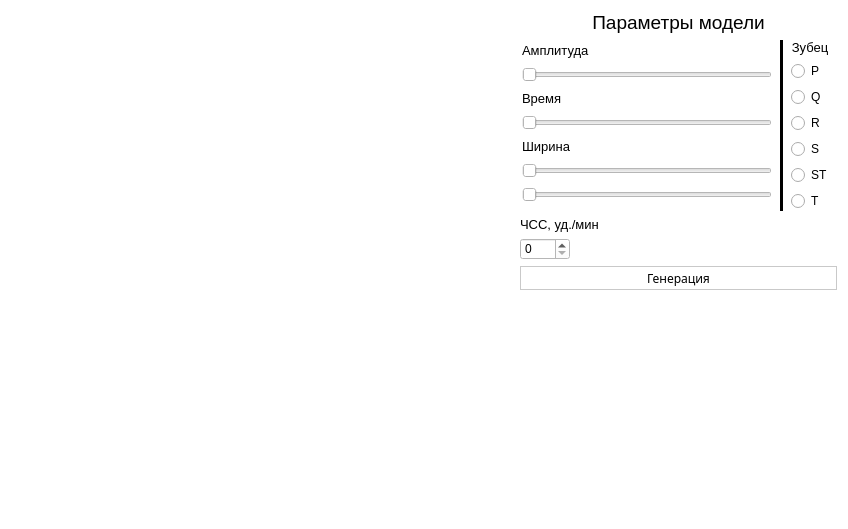
<?xml version="1.0" encoding="UTF-8"?>
<ui version="4.0">
 <class>MainWindow</class>
 <widget class="QMainWindow" name="MainWindow">
  <property name="geometry">
   <rect>
    <x>0</x>
    <y>0</y>
    <width>848</width>
    <height>529</height>
   </rect>
  </property>
  <property name="windowTitle">
   <string>ECG</string>
  </property>
  <widget class="QWidget" name="centralWidget">
   <property name="styleSheet">
    <string notr="true">background-color:white;</string>
   </property>
   <layout class="QHBoxLayout" name="horizontalLayout">
    <item>
     <widget class="QCustomPlot" name="Graph" native="true">
      <property name="minimumSize">
       <size>
        <width>500</width>
        <height>300</height>
       </size>
      </property>
     </widget>
    </item>
    <item>
     <layout class="QVBoxLayout" name="verticalLayout">
      <item>
       <widget class="QLabel" name="label">
        <property name="sizePolicy">
         <sizepolicy hsizetype="Preferred" vsizetype="Fixed">
          <horstretch>0</horstretch>
          <verstretch>0</verstretch>
         </sizepolicy>
        </property>
        <property name="font">
         <font>
          <pointsize>14</pointsize>
         </font>
        </property>
        <property name="text">
         <string>        Параметры модели        </string>
        </property>
        <property name="alignment">
         <set>Qt::AlignHCenter|Qt::AlignTop</set>
        </property>
       </widget>
      </item>
      <item>
       <layout class="QGridLayout" name="gridLayout">
        <item row="0" column="2">
         <layout class="QVBoxLayout" name="verticalLayout_7">
          <item>
           <widget class="QLabel" name="label_3">
            <property name="sizePolicy">
             <sizepolicy hsizetype="Fixed" vsizetype="Fixed">
              <horstretch>0</horstretch>
              <verstretch>0</verstretch>
             </sizepolicy>
            </property>
            <property name="font">
             <font>
              <pointsize>10</pointsize>
             </font>
            </property>
            <property name="text">
             <string>Зубец</string>
            </property>
            <property name="alignment">
             <set>Qt::AlignCenter</set>
            </property>
           </widget>
          </item>
          <item>
           <widget class="QRadioButton" name="Prb">
            <property name="sizePolicy">
             <sizepolicy hsizetype="Fixed" vsizetype="Fixed">
              <horstretch>0</horstretch>
              <verstretch>0</verstretch>
             </sizepolicy>
            </property>
            <property name="text">
             <string>P</string>
            </property>
           </widget>
          </item>
          <item>
           <widget class="QRadioButton" name="Qrb">
            <property name="sizePolicy">
             <sizepolicy hsizetype="Fixed" vsizetype="Fixed">
              <horstretch>0</horstretch>
              <verstretch>0</verstretch>
             </sizepolicy>
            </property>
            <property name="text">
             <string>Q</string>
            </property>
           </widget>
          </item>
          <item>
           <widget class="QRadioButton" name="Rrb">
            <property name="sizePolicy">
             <sizepolicy hsizetype="Fixed" vsizetype="Fixed">
              <horstretch>0</horstretch>
              <verstretch>0</verstretch>
             </sizepolicy>
            </property>
            <property name="text">
             <string>R</string>
            </property>
           </widget>
          </item>
          <item>
           <widget class="QRadioButton" name="Srb">
            <property name="sizePolicy">
             <sizepolicy hsizetype="Fixed" vsizetype="Fixed">
              <horstretch>0</horstretch>
              <verstretch>0</verstretch>
             </sizepolicy>
            </property>
            <property name="text">
             <string>S</string>
            </property>
           </widget>
          </item>
          <item>
           <widget class="QRadioButton" name="STrb">
            <property name="sizePolicy">
             <sizepolicy hsizetype="Fixed" vsizetype="Fixed">
              <horstretch>0</horstretch>
              <verstretch>0</verstretch>
             </sizepolicy>
            </property>
            <property name="text">
             <string>ST</string>
            </property>
           </widget>
          </item>
          <item>
           <widget class="QRadioButton" name="Trb">
            <property name="sizePolicy">
             <sizepolicy hsizetype="Fixed" vsizetype="Fixed">
              <horstretch>0</horstretch>
              <verstretch>0</verstretch>
             </sizepolicy>
            </property>
            <property name="text">
             <string>T</string>
            </property>
           </widget>
          </item>
         </layout>
        </item>
        <item row="0" column="0">
         <layout class="QVBoxLayout" name="verticalLayout_6">
          <item>
           <widget class="QLabel" name="label_4">
            <property name="sizePolicy">
             <sizepolicy hsizetype="Preferred" vsizetype="Fixed">
              <horstretch>0</horstretch>
              <verstretch>0</verstretch>
             </sizepolicy>
            </property>
            <property name="font">
             <font>
              <pointsize>10</pointsize>
             </font>
            </property>
            <property name="text">
             <string>Амплитуда</string>
            </property>
           </widget>
          </item>
          <item>
           <widget class="QSlider" name="Amplitude">
            <property name="sizePolicy">
             <sizepolicy hsizetype="Minimum" vsizetype="Fixed">
              <horstretch>0</horstretch>
              <verstretch>0</verstretch>
             </sizepolicy>
            </property>
            <property name="maximumSize">
             <size>
              <width>250</width>
              <height>16777215</height>
             </size>
            </property>
            <property name="orientation">
             <enum>Qt::Horizontal</enum>
            </property>
           </widget>
          </item>
          <item>
           <widget class="QLabel" name="label_5">
            <property name="sizePolicy">
             <sizepolicy hsizetype="Preferred" vsizetype="Fixed">
              <horstretch>0</horstretch>
              <verstretch>0</verstretch>
             </sizepolicy>
            </property>
            <property name="font">
             <font>
              <pointsize>10</pointsize>
             </font>
            </property>
            <property name="text">
             <string>Время</string>
            </property>
           </widget>
          </item>
          <item>
           <widget class="QSlider" name="Time">
            <property name="sizePolicy">
             <sizepolicy hsizetype="Minimum" vsizetype="Fixed">
              <horstretch>0</horstretch>
              <verstretch>0</verstretch>
             </sizepolicy>
            </property>
            <property name="maximumSize">
             <size>
              <width>250</width>
              <height>16777215</height>
             </size>
            </property>
            <property name="orientation">
             <enum>Qt::Horizontal</enum>
            </property>
           </widget>
          </item>
          <item>
           <widget class="QLabel" name="label_6">
            <property name="sizePolicy">
             <sizepolicy hsizetype="Preferred" vsizetype="Fixed">
              <horstretch>0</horstretch>
              <verstretch>0</verstretch>
             </sizepolicy>
            </property>
            <property name="font">
             <font>
              <pointsize>10</pointsize>
             </font>
            </property>
            <property name="text">
             <string>Ширина</string>
            </property>
           </widget>
          </item>
          <item>
           <widget class="QSlider" name="Width1">
            <property name="sizePolicy">
             <sizepolicy hsizetype="Minimum" vsizetype="Fixed">
              <horstretch>0</horstretch>
              <verstretch>0</verstretch>
             </sizepolicy>
            </property>
            <property name="maximumSize">
             <size>
              <width>250</width>
              <height>16777215</height>
             </size>
            </property>
            <property name="orientation">
             <enum>Qt::Horizontal</enum>
            </property>
           </widget>
          </item>
          <item>
           <widget class="QSlider" name="Width2">
            <property name="sizePolicy">
             <sizepolicy hsizetype="Minimum" vsizetype="Fixed">
              <horstretch>0</horstretch>
              <verstretch>0</verstretch>
             </sizepolicy>
            </property>
            <property name="maximumSize">
             <size>
              <width>250</width>
              <height>16777215</height>
             </size>
            </property>
            <property name="orientation">
             <enum>Qt::Horizontal</enum>
            </property>
           </widget>
          </item>
         </layout>
        </item>
        <item row="0" column="1">
         <widget class="Line" name="line">
          <property name="styleSheet">
           <string notr="true">border: 2px solid black;</string>
          </property>
          <property name="orientation">
           <enum>Qt::Vertical</enum>
          </property>
         </widget>
        </item>
       </layout>
      </item>
      <item>
       <widget class="QLabel" name="label_2">
        <property name="font">
         <font>
          <pointsize>10</pointsize>
         </font>
        </property>
        <property name="text">
         <string>ЧСС, уд./мин</string>
        </property>
       </widget>
      </item>
      <item>
       <widget class="QSpinBox" name="BPM">
        <property name="sizePolicy">
         <sizepolicy hsizetype="Fixed" vsizetype="Fixed">
          <horstretch>0</horstretch>
          <verstretch>0</verstretch>
         </sizepolicy>
        </property>
        <property name="minimumSize">
         <size>
          <width>50</width>
          <height>0</height>
         </size>
        </property>
       </widget>
      </item>
      <item>
       <widget class="QPushButton" name="pushButton">
        <property name="sizePolicy">
         <sizepolicy hsizetype="Minimum" vsizetype="Fixed">
          <horstretch>0</horstretch>
          <verstretch>0</verstretch>
         </sizepolicy>
        </property>
        <property name="maximumSize">
         <size>
          <width>317</width>
          <height>16777215</height>
         </size>
        </property>
        <property name="styleSheet">
         <string notr="true">QPushButton
{
height: 18px;
    padding: 2px 8px;
    border: 1px solid #C9C9C9;
    background: -moz-linear-gradient(top, #F2F2F2 0%, #EBEBEB 50%, #DDDDDD 51%, #CFCFCF 100%);
    font: normal 12px sans-serif;
    color: black;
    text-decoration: none;
}
QPushButton:hover
{
border: 1px solid #ACE8F0;
    background: -moz-linear-gradient(top, #EAF6FD 0%, #D9F0FC 50%, #BEE6FD 51%, #A7D9F5 100%);
}
QPushButton:pressed
{
padding: 2px 7px 3px 9px;
    border: 1px solid #73A7C4;
    border-bottom: 0;
    background: -moz-linear-gradient(top, #E5F4FC 0%, #C4E5F6 50%, #98D1EF 51%, #68B3DB 100%);
}</string>
        </property>
        <property name="text">
         <string>Генерация</string>
        </property>
       </widget>
      </item>
      <item>
       <spacer name="verticalSpacer">
        <property name="orientation">
         <enum>Qt::Vertical</enum>
        </property>
        <property name="sizeType">
         <enum>QSizePolicy::Expanding</enum>
        </property>
        <property name="sizeHint" stdset="0">
         <size>
          <width>20</width>
          <height>40</height>
         </size>
        </property>
       </spacer>
      </item>
     </layout>
    </item>
   </layout>
  </widget>
 </widget>
 <layoutdefault spacing="6" margin="11"/>
 <customwidgets>
  <customwidget>
   <class>QCustomPlot</class>
   <extends>QWidget</extends>
   <header>qcustomplot.h</header>
   <container>1</container>
  </customwidget>
 </customwidgets>
 <resources/>
 <connections/>
</ui>
